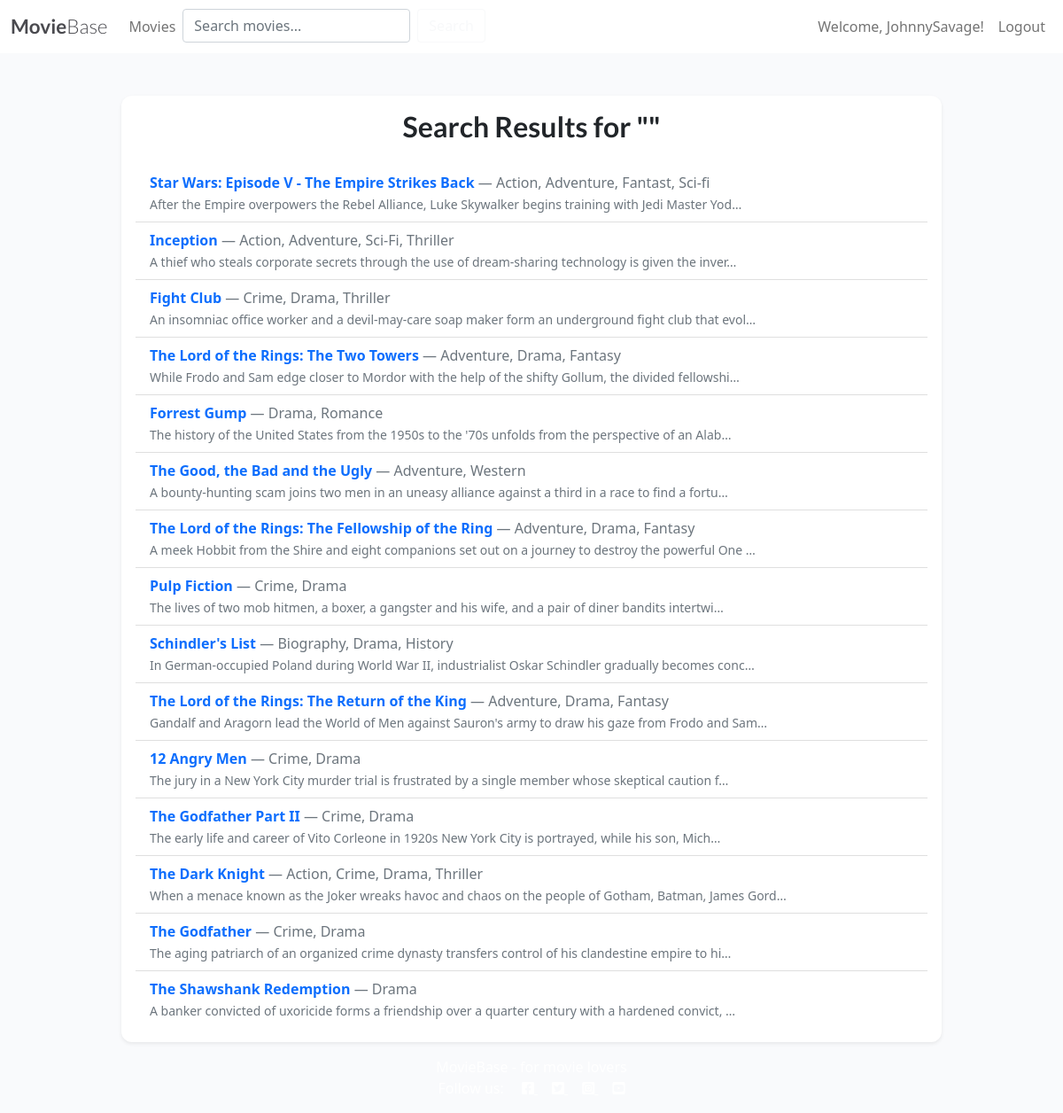
Page /movies/search/ (signed in) on the committed database.
### reviews/models.py (models this page shows, shortened)
class Movie(models.Model):
    title = models.CharField(max_length=200, unique=True)
    genre = models.CharField(max_length=100)
    description = models.TextField()
    created_on = models.DateTimeField(auto_now_add=True)
    status = models.IntegerField(
        choices=STATUS,
        default=1
    )
    class Meta:
        ordering = ['-created_on']

### reviews/views.py (the view)
# urls.py: path('search/', views.movie_search, name='movie_search'),
def movie_search(request):
    query = request.GET.get('q', '')
    results = Movie.objects.filter(
        Q(title__icontains=query) |
        Q(genre__icontains=query) |
        Q(description__icontains=query)
    ).distinct()
    return render(request, 'reviews/movie_search.html', {
        'query': query,
        'results': results,
    })

### reviews/templates/reviews/movie_search.html (shortened to what this page needs)
{% extends 'base.html' %}
{% block content %}
<div class="container mt-5">
  <div class="row justify-content-center">
    <div class="col-md-10">
      <div class="card shadow-sm border-0">
        <div class="card-body">
          <h2 class="text-center mb-4 text-dark">
            Search Results for ""
          </h2>
          {% if results %}
            <ul class="list-group list-group-flush">
              {% for movie in results %}
                <li class="list-group-item">
                  <a href="{% url 'movie_detail' movie.pk %}" class="text-decoration-none">
                    <strong>{{ movie.title }}</strong> <span class="text-muted">— {{ movie.genre }}</span><br>
                    <small class="text-secondary">{{ movie.description|truncatechars:100 }}</small>
                  </a>
                </li>
              {% endfor %}
            </ul>
          {% else %}
            <p class="text-center text-muted">No movies matched your search.</p>
          {% endif %}
        </div>
      </div>
    </div>
  </div>
</div>
{% endblock %}

### templates/base.html (shortened to what this page needs)
{% load static %}
<!DOCTYPE html>
<html lang="en">
<head>
    <link rel="stylesheet" href="https://cdnjs.cloudflare.com/ajax/libs/font-awesome/5.15.3/css/all.min.css">
    <link href="https://cdn.jsdelivr.net/npm/bootstrap@5.0.1/dist/css/bootstrap.min.css" rel="stylesheet"
>
    <link rel="stylesheet" href="{% static 'css/style.css' %}">
</head>
<body class="d-flex flex-column min-vh-100 main-bg">
    <nav class="navbar navbar-expand-lg navbar-light bg-white">
        <div class="container-fluid">
            <a class="navbar-brand" href="{% url 'movie_list' %}">
                <span class="brand">Movie<span class="thin">Base</span></span>
            </a>
            <div class="collapse navbar-collapse" id="navbarText">
                <ul class="navbar-nav me-auto mb-2 mb-lg-0">
                    <li class="nav-item">
                        <a class="nav-link {% if request.path == home_url %}active{% endif %}" aria-current="page"
                            href="{% url 'movie_list' %}">Movies</a>
                    </li>
                    <li class="nav-item">
                        <form method="GET" action="{% url 'movie_search' %}" class="d-flex" role="search">
                            <input class="form-control me-2" type="search" placeholder="Search movies..." name="q" aria-label="Search">
                            <button class="btn btn-outline-light" type="submit">Search</button>
                        </form>
                    </li>
                </ul>
                <ul class="navbar-nav ms-auto mb-2 mb-lg-0">
                    {% if user.is_authenticated %}
                        <li class="nav-item">
                            <span class="nav-link">Welcome, {{ user.username }}!</span>
                        </li>
                        <li class="nav-item">
                            <a class="nav-link" href="{% url 'logout' %}">Logout</a>
                        </li>
                    {% endif %}
                </ul>
            </div>
        </div>
    </nav>
    <main class="flex-grow-1 main-bg">
        {% block content %}{% endblock content %}
    </main>
    <footer class="footer mt-auto py-3 bg-cinematic text-white">
        <p class="m-0 text-center text-white">
        </p>
        <p class="m-0 text-center text-white">
        <a href="https://facebook.com" target="_blank" class="text-white ms-3">
            <i class="fab fa-facebook-square"></i>
        </a>
        <a href="https://twitter.com" target="_blank" class="text-white ms-3">
            <i class="fab fa-twitter-square"></i>
        </a>
        <a href="https://instagram.com" target="_blank" class="text-white ms-3">
            <i class="fab fa-instagram-square"></i>
        </a>
        <a href="https://youtube.com" target="_blank" class="text-white ms-3">
            <i class="fab fa-youtube-square"></i>
        </a>
        </p>
    </footer>
{% block extras %}
  <link rel="stylesheet" href="https://cdnjs.cloudflare.com/ajax/libs/font-awesome/5.15.4/css/all.min.css">
{% endblock %}
</body>
</html>

### static/css/style.css (style rules this page uses)
body { background-color: #F9FAFC; }
.brand { font-family: Lato, sans-serif; font-size: 1.4rem; font-weight: 700; color: #4A4A4F; }
.thin { font-weight: 300; }
.main-bg { background-color: #F9FAFC; }
.card { border: none; background-color: transparent; }
.card-body h2 { font-family: 'Lato', sans-serif; font-weight: 700; color: #b30000; }
.card { background-color: #ffffff; border-radius: 0.75rem; }

### rows in the picture
Movie: title "Star Wars: Episode V - The Empire Strikes Back", genre "Action, Adventure, Fantast, Sci-fi", description "After the Empire overpowers the Rebel Alliance, Luke Skywalker begins training with Jedi Master Yod…"
Movie: title "Inception", genre "Action, Adventure, Sci-Fi, Thriller", description "A thief who steals corporate secrets through the use of dream-sharing technology is given the inver…"
Movie: title "Fight Club", genre "Crime, Drama, Thriller", description "An insomniac office worker and a devil-may-care soap maker form an underground fight club that evol…"
Movie: title "The Lord of the Rings: The Two Towers", genre "Adventure, Drama, Fantasy", description "While Frodo and Sam edge closer to Mordor with the help of the shifty Gollum, the divided fellowshi…"
Movie: title "Forrest Gump", genre "Drama, Romance", description "The history of the United States from the 1950s to the '70s unfolds from the perspective of an Alab…"
Movie: title "The Good, the Bad and the Ugly", genre "Adventure, Western", description "A bounty-hunting scam joins two men in an uneasy alliance against a third in a race to find a fortu…"
Movie: title "The Lord of the Rings: The Fellowship of the Ring", genre "Adventure, Drama, Fantasy", description "A meek Hobbit from the Shire and eight companions set out on a journey to destroy the powerful One …"
Movie: title "Pulp Fiction", genre "Crime, Drama", description "The lives of two mob hitmen, a boxer, a gangster and his wife, and a pair of diner bandits intertwi…"
Movie: title "Schindler's List", genre "Biography, Drama, History", description "In German-occupied Poland during World War II, industrialist Oskar Schindler gradually becomes conc…"
Movie: title "The Lord of the Rings: The Return of the King", genre "Adventure, Drama, Fantasy", description "Gandalf and Aragorn lead the World of Men against Sauron's army to draw his gaze from Frodo and Sam…"
Movie: title "12 Angry Men", genre "Crime, Drama", description "The jury in a New York City murder trial is frustrated by a single member whose skeptical caution f…"
Movie: title "The Godfather Part II", genre "Crime, Drama", description "The early life and career of Vito Corleone in 1920s New York City is portrayed, while his son, Mich…"
Movie: title "The Dark Knight", genre "Action, Crime, Drama, Thriller", description "When a menace known as the Joker wreaks havoc and chaos on the people of Gotham, Batman, James Gord…"
Movie: title "The Godfather", genre "Crime, Drama", description "The aging patriarch of an organized crime dynasty transfers control of his clandestine empire to hi…"
Movie: title "The Shawshank Redemption", genre "Drama", description "A banker convicted of uxoricide forms a friendship over a quarter century with a hardened convict, …"

### other values in the picture
{{ user.username }} "JohnnySavage"
